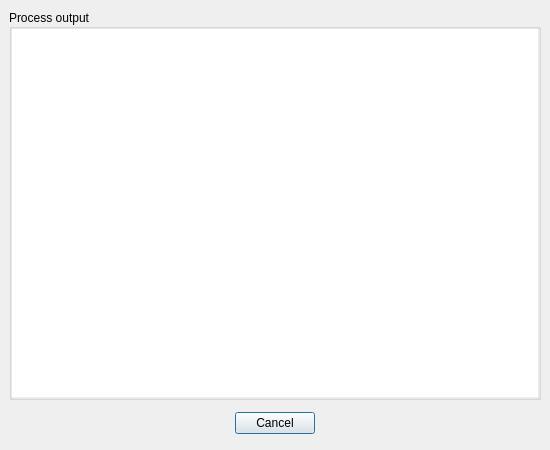
<ui version="4.0" >
 <class>ProcessViewWidget</class>
 <widget class="QDialog" name="ProcessViewWidget" >
  <property name="geometry" >
   <rect>
    <x>0</x>
    <y>0</y>
    <width>550</width>
    <height>450</height>
   </rect>
  </property>
  <property name="sizePolicy" >
   <sizepolicy vsizetype="Fixed" hsizetype="Fixed" >
    <horstretch>0</horstretch>
    <verstretch>0</verstretch>
   </sizepolicy>
  </property>
  <property name="windowTitle" >
   <string>TTCut - Process output</string>
  </property>
  <layout class="QGridLayout" >
   <property name="leftMargin" >
    <number>9</number>
   </property>
   <property name="topMargin" >
    <number>9</number>
   </property>
   <property name="rightMargin" >
    <number>9</number>
   </property>
   <property name="bottomMargin" >
    <number>9</number>
   </property>
   <property name="horizontalSpacing" >
    <number>6</number>
   </property>
   <property name="verticalSpacing" >
    <number>6</number>
   </property>
   <item row="0" column="0" >
    <widget class="QGroupBox" name="gbProcessView" >
     <property name="title" >
      <string>Process output</string>
     </property>
     <property name="alignment" >
      <set>Qt::AlignLeading|Qt::AlignLeft|Qt::AlignVCenter</set>
     </property>
     <property name="flat" >
      <bool>false</bool>
     </property>
     <layout class="QGridLayout" >
      <property name="leftMargin" >
       <number>0</number>
      </property>
      <property name="topMargin" >
       <number>0</number>
      </property>
      <property name="rightMargin" >
       <number>0</number>
      </property>
      <property name="bottomMargin" >
       <number>0</number>
      </property>
      <property name="horizontalSpacing" >
       <number>0</number>
      </property>
      <property name="verticalSpacing" >
       <number>0</number>
      </property>
      <item row="0" column="0" >
       <widget class="QListWidget" name="procOutputList" >
        <property name="enabled" >
         <bool>true</bool>
        </property>
        <property name="frameShape" >
         <enum>QFrame::NoFrame</enum>
        </property>
        <property name="frameShadow" >
         <enum>QFrame::Plain</enum>
        </property>
        <property name="selectionMode" >
         <enum>QAbstractItemView::NoSelection</enum>
        </property>
       </widget>
      </item>
     </layout>
    </widget>
   </item>
   <item row="1" column="0" >
    <layout class="QHBoxLayout" >
     <property name="spacing" >
      <number>6</number>
     </property>
     <property name="leftMargin" >
      <number>0</number>
     </property>
     <property name="topMargin" >
      <number>0</number>
     </property>
     <property name="rightMargin" >
      <number>0</number>
     </property>
     <property name="bottomMargin" >
      <number>0</number>
     </property>
     <item>
      <spacer>
       <property name="orientation" >
        <enum>Qt::Horizontal</enum>
       </property>
       <property name="sizeHint" >
        <size>
         <width>101</width>
         <height>35</height>
        </size>
       </property>
      </spacer>
     </item>
     <item>
      <widget class="QPushButton" name="btnCancel" >
       <property name="text" >
        <string>Cancel</string>
       </property>
       <property name="icon" >
        <iconset resource="processviewwidget.qrc" >:/pixmaps/pixmaps/messagebox_critical.png</iconset>
       </property>
      </widget>
     </item>
     <item>
      <spacer>
       <property name="orientation" >
        <enum>Qt::Horizontal</enum>
       </property>
       <property name="sizeHint" >
        <size>
         <width>40</width>
         <height>20</height>
        </size>
       </property>
      </spacer>
     </item>
    </layout>
   </item>
  </layout>
 </widget>
 <resources>
  <include location="processviewwidget.qrc" />
 </resources>
 <connections/>
</ui>
